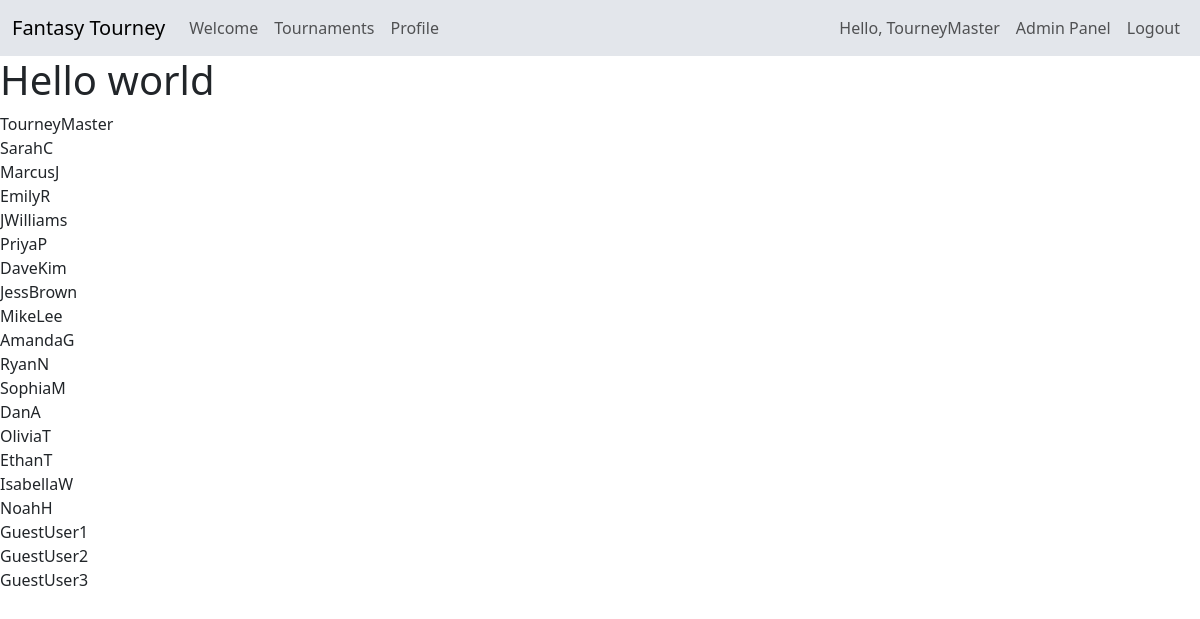
Screenshot of /Php_Files/index.php (signed in) with the database file from the repository.
### tables this page shows
CREATE TABLE `users` (
  `user_id` int(11) NOT NULL AUTO_INCREMENT,
  `email` varchar(255) NOT NULL CHECK (`email` <> ''),
  `role` enum('admin','player','guest') NOT NULL,
  `displayname` varchar(100) NOT NULL CHECK (`displayname` <> ''),
  `password` varchar(255) NOT NULL CHECK (`password` <> ''),
  `profile_picture` varchar(255) DEFAULT NULL,
  `bio` text DEFAULT NULL,
  PRIMARY KEY (`user_id`),
  UNIQUE KEY `email` (`email`)
);

### Php_Files/index.php (the view, shortened to what this page needs)
<!DOCTYPE html>
<html lang="en">
  <head>
    <link
      href="https://cdn.jsdelivr.net/npm/bootstrap@5.3.8/dist/css/bootstrap.min.css"
      rel="stylesheet"
    />
  </head>
  <body>
    <?php
      require_once("./navbar.php");
    ?>
    <h1>Hello world</h1>
    <?php
      $db = get_pdo_connection();
      $users = $db->prepare("select * from users");
      $users->execute();
      $results = $users->fetchAll(PDO::FETCH_ASSOC);
      foreach($results as $user){
        echo "<div>";
        echo "{$user['displayname']}";
        echo "</div>";
      }
    ?>
  </body>
</html>

### rows the page displays
users: displayname "TourneyMaster"
users: displayname "SarahC"
users: displayname "MarcusJ"
users: displayname "EmilyR"
users: displayname "JWilliams"
users: displayname "PriyaP"
users: displayname "DaveKim"
users: displayname "JessBrown"
users: displayname "MikeLee"
users: displayname "AmandaG"
users: displayname "RyanN"
users: displayname "SophiaM"
users: displayname "DanA"
users: displayname "OliviaT"
users: displayname "EthanT"
users: displayname "IsabellaW"
users: displayname "NoahH"
users: displayname "GuestUser1"
users: displayname "GuestUser2"
users: displayname "GuestUser3"

### other values shown
$_SESSION["displayname"] "TourneyMaster"
